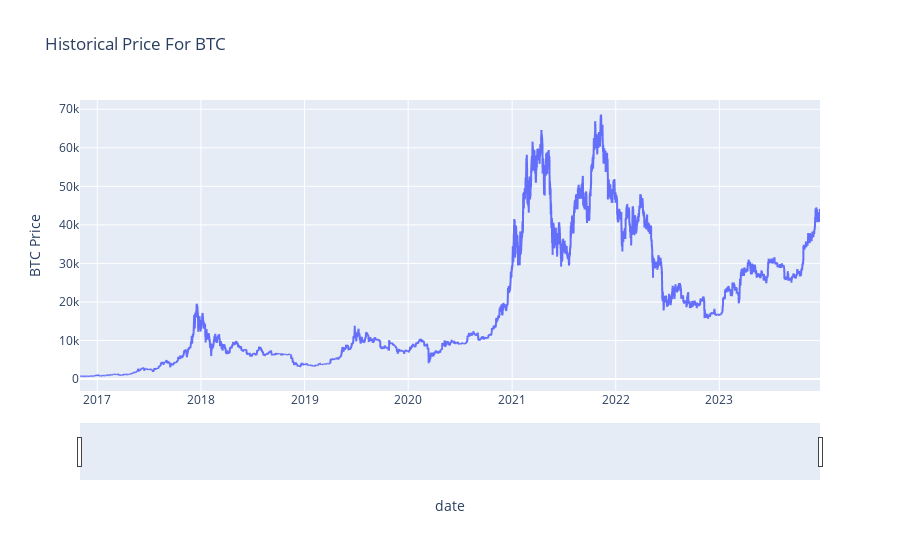

This figure's notebook cell:
### Code cell
# Plot the actual returns versus the strategy returns
fig = px.line(btc_df, y='BTC Price', title="Historical Price For BTC")
fig.update_xaxes(rangeslider_visible=True)
fig.show()

### Figure 1 — Plotly figure (JSON) as saved in the notebook; plotly's stock layout.template omitted (floating-point values rounded to 4 significant figures; data arrays with more than 128 entries replaced by an {"elided": "..."} marker saying what was removed)
{"data": [{"hovertemplate": "date=%{x}<br>BTC Price=%{y}<extra></extra>", "legendgroup": "", "line": {"color": "#636efa", "dash": "solid"}, "marker": {"symbol": "circle"}, "mode": "lines", "name": "", "showlegend": false, "type": "scattergl", "x": {"elided": "62554 str values"}, "xaxis": "x", "y": {"elided": "62554 float values"}, "yaxis": "y"}], "layout": {"legend": {"tracegroupgap": 0}, "title": {"text": "Historical Price For BTC"}, "xaxis": {"anchor": "y", "domain": [0, 1], "rangeslider": {"visible": true}, "title": {"text": "date"}}, "yaxis": {"anchor": "x", "domain": [0, 1], "title": {"text": "BTC Price"}}}}
